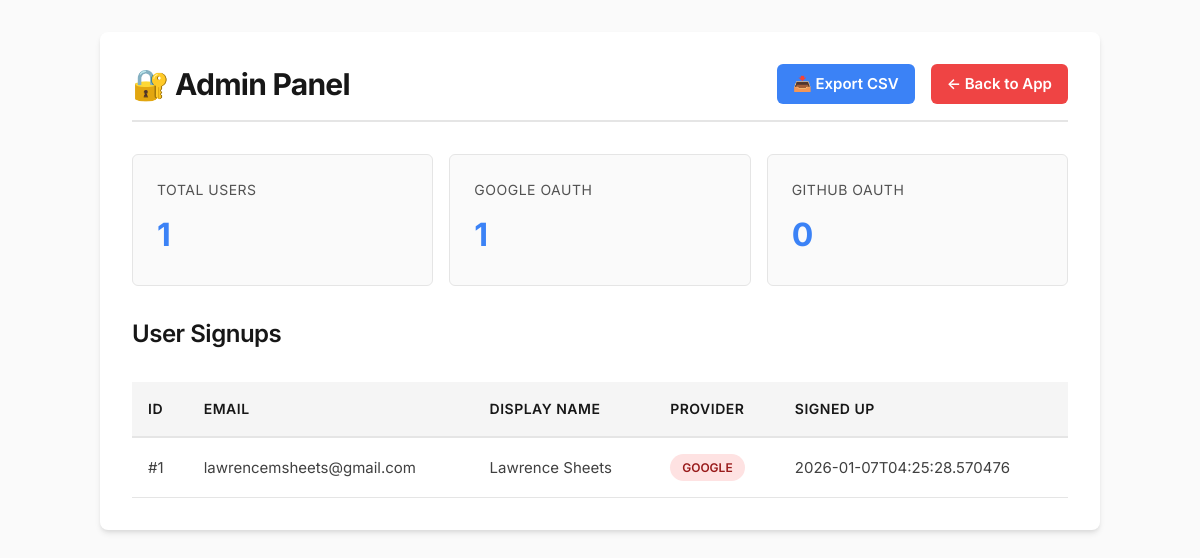
The page /admin (signed in) on the database its author committed.
### tables this page shows
CREATE TABLE users (
                    id INTEGER PRIMARY KEY AUTOINCREMENT,
                    username TEXT UNIQUE,
                    password_hash TEXT,
                    provider TEXT,
                    provider_id TEXT,
                    email TEXT,
                    display_name TEXT,
                    created_at TEXT NOT NULL
                );

### app/main.py (the view)
@app.get("/admin", response_class=HTMLResponse)
async def admin_panel(request: Request):
    uid = request.session.get("user_id")
    if not uid:
        return HTMLResponse(
            content="<html><body style='font-family: sans-serif; padding: 2rem;'><h1>❌ Access Denied</h1><p>You must be logged in to access this page.</p><a href='/'>← Back to App</a></body></html>",
            status_code=403
        )
    user = auth.get_user(uid)
    if not user or not auth.is_admin(user.get("email")):
        return HTMLResponse(
            content="<html><body style='font-family: sans-serif; padding: 2rem;'><h1>❌ Access Denied</h1><p>You do not have permission to access this page.</p><a href='/'>← Back to App</a></body></html>",
            status_code=403
        )
    conn = auth._conn()
    cur = conn.cursor()
    cur.execute("SELECT id, email, display_name, provider, created_at FROM users ORDER BY created_at DESC")
    users = []
    for row in cur.fetchall():
        users.append({
            'id': row[0],
            'email': row[1],
            'display_name': row[2],
            'provider': row[3],
            'created_at': row[4]
        })
    cur.execute("SELECT COUNT(*) FROM users")
    total_users = cur.fetchone()[0]
    cur.execute("SELECT COUNT(*) FROM users WHERE provider = 'google'")
    google_users = cur.fetchone()[0]
    cur.execute("SELECT COUNT(*) FROM users WHERE provider = 'github'")
    github_users = cur.fetchone()[0]
    conn.close()
    return templates.TemplateResponse("admin.html", {
        "request": request,
        "users": users,
        "total_users": total_users,
        "google_users": google_users,
        "github_users": github_users
    })

### templates/admin.html (shortened to what this page needs)
<!DOCTYPE html>
<html lang="en">
<head>
    <link rel="stylesheet" href="/static/styles.css">
</head>
<body>
    <div class="admin-container">
        <div class="admin-header">
            <h1>🔐 Admin Panel</h1>
            <div style="display: flex; gap: 1rem;">
                <a href="/admin/export-csv" class="logout-btn" style="background: var(--primary-blue); text-decoration: none;">📥 Export CSV</a>
                <a href="/" class="logout-btn">← Back to App</a>
            </div>
        </div>
        <div class="stats">
            <div class="stat-card">
                <div class="stat-label">Total Users</div>
                <div class="stat-value">{{ total_users }}</div>
            </div>
            <div class="stat-card">
                <div class="stat-label">Google OAuth</div>
                <div class="stat-value">{{ google_users }}</div>
            </div>
            <div class="stat-card">
                <div class="stat-label">GitHub OAuth</div>
                <div class="stat-value">{{ github_users }}</div>
            </div>
        </div>
        {% if users %}
        <h2 style="margin-top: 2rem; color: var(--neutral-900);">User Signups</h2>
        <table>
            <thead>
                <tr>
                    <th>ID</th>
                    <th>Email</th>
                    <th>Display Name</th>
                    <th>Provider</th>
                    <th>Signed Up</th>
                </tr>
            </thead>
            <tbody>
                {% for user in users %}
                <tr>
                    <td>#{{ user.id }}</td>
                    <td>{{ user.email or '-' }}</td>
                    <td>{{ user.display_name or '-' }}</td>
                    <td>
                        <span class="provider-badge provider-{{ user.provider|lower }}">
                            {{ user.provider }}
                        </span>
                    </td>
                    <td>{{ user.created_at }}</td>
                </tr>
                {% endfor %}
            </tbody>
        </table>
        {% else %}
        <div class="empty-state">
            <p>No users have signed up yet.</p>
        </div>
        {% endif %}
    </div>
</body>
</html>

### static/styles.css (style rules this page uses)
:root { --primary-blue: #3b82f6; --primary-blue-hover: #2563eb; --primary-blue-active: #1d4ed8; --primary-blue-light: #dbeafe; --primary-blue-ultralight: #eff6ff; --neutral-50: #fafafa; --neutral-100: #f5f5f5; --neutral-200: #e5e5e5; --neutral-300: #d4d4d4; --neutral-400: #a3a3a3; --neutral-500: #737373; --neutral-600: #525252; --neutral-700: #404040; --neutral-800: #262626; --neutral-900: #171717; --success: #10b981; --warning: #f59e0b; --error: #ef4444; --error-bg: #fef2f2; --space-xs: 0.25rem; --space-sm: 0.5rem; --space-md: 1rem; --space-lg: 1.5rem; --space-xl: 2rem; --space-2xl: 3rem; --radius-sm: 0.25rem; --radius-md: 0.375rem; --radius-lg: 0.5rem; --radius-xl: 0.625rem; --radius-full: 9999px; --shadow-sm: 0 1px 2px 0 rgba(0, 0, 0, 0.05); --shadow-md: 0 4px 6px -1px rgba(0, 0, 0, 0.1), 0 2px 4px -1px rgba(0, 0, 0, 0.06); --shadow-lg: 0 10px 15px -3px rgba(0, 0, 0, 0.1), 0 4px 6px -2px rgba(0, 0, 0, 0.05); --shadow-xl: 0 20px 25px -5px rgba(0, 0, 0, 0.1), 0 10px 10px -5px rgba(0, 0, 0, 0.04); --transition-fast: 150ms cubic-bezier(0.4, 0, 0.2, 1); --transition-base: 250ms cubic-bezier(0.4, 0, 0.2, 1); --transition-slow: 350ms cubic-bezier(0.4, 0, 0.2, 1); }
* { box-sizing: border-box; }
body { font-family: 'Inter', -apple-system, BlinkMacSystemFont, 'Segoe UI', Roboto, 'Helvetica Neue', Arial, sans-serif; margin: 0; padding: 0; color: var(--neutral-900); background-color: var(--neutral-50); font-size: 15px; line-height: 1.6; -webkit-font-smoothing: antialiased; -moz-osx-font-smoothing: grayscale; }
h1 { color: var(--neutral-900); font-weight: 700; font-size: 1.875rem; line-height: 2.25rem; letter-spacing: -0.025em; margin: 0; }
h2 { color: var(--neutral-800); font-weight: 600; font-size: 1.5rem; line-height: 2rem; letter-spacing: -0.02em; margin: 0 0 var(--space-lg) 0; }
a { color: var(--primary-blue); text-decoration: none; font-weight: 500; transition: color var(--transition-fast); }

### templates/admin.html (style rules this page uses)
body { background: var(--neutral-50); padding: 2rem; }
.admin-container { max-width: 1000px; margin: 0 auto; background: white; border-radius: var(--radius-lg); box-shadow: var(--shadow-md); padding: 2rem; }
.admin-header { display: flex; justify-content: space-between; align-items: center; margin-bottom: 2rem; border-bottom: 2px solid var(--neutral-200); padding-bottom: 1rem; }
.admin-header h1 { margin: 0; color: var(--neutral-900); }
.logout-btn { padding: 0.5rem 1rem; background: var(--error); color: white; border: none; border-radius: var(--radius-md); cursor: pointer; text-decoration: none; font-weight: 600; }
.stats { display: grid; grid-template-columns: repeat(auto-fit, minmax(200px, 1fr)); gap: 1rem; margin-bottom: 2rem; }
.stat-card { background: var(--neutral-50); padding: 1.5rem; border-radius: var(--radius-md); border: 1px solid var(--neutral-200); }
.stat-label { color: var(--neutral-600); font-size: 0.875rem; text-transform: uppercase; letter-spacing: 0.5px; }
.stat-value { font-size: 2rem; font-weight: 700; color: var(--primary-blue); margin-top: 0.5rem; }
table { width: 100%; border-collapse: collapse; margin-top: 2rem; }
thead { background: var(--neutral-100); border-bottom: 2px solid var(--neutral-200); }
th { padding: 1rem; text-align: left; font-weight: 600; color: var(--neutral-900); font-size: 0.875rem; text-transform: uppercase; letter-spacing: 0.5px; }
td { padding: 1rem; border-bottom: 1px solid var(--neutral-200); color: var(--neutral-700); }
.provider-badge { display: inline-block; padding: 0.25rem 0.75rem; border-radius: 9999px; font-size: 0.75rem; font-weight: 600; text-transform: uppercase; }
.provider-google { background: #FEE2E2; color: #991B1B; }

### rows shown on the page
users: id "1", email "lawrencemsheets@gmail.com", display_name "Lawrence Sheets", provider "GOOGLE", created_at "2026-01-07T04:25:28.570476"

### other values the page prints
{{ total_users }} "1"
{{ google_users }} "1"
{{ github_users }} "0"
